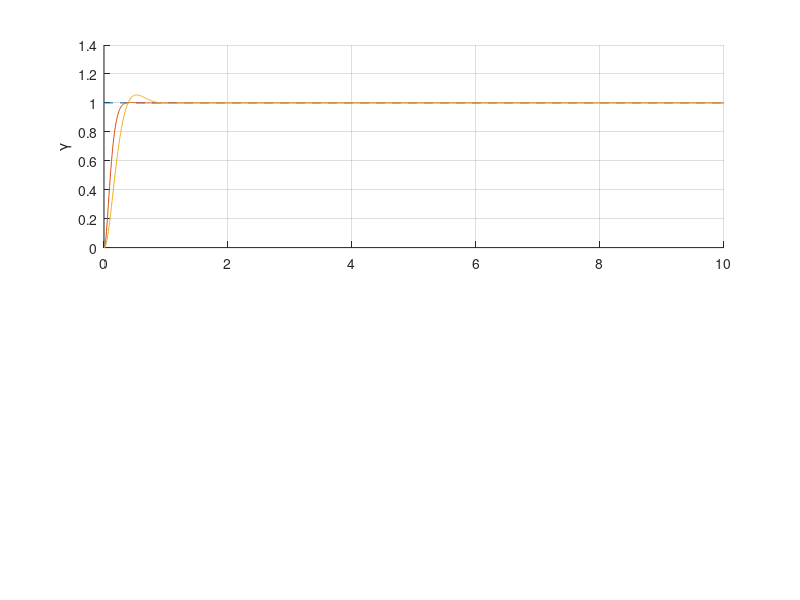

This chart was generated by the following MATLAB code:

clear; clc;

omega_n_mu = 15;
zeta_mu = 0.9;
omega_n_gamma = 8;
zeta_gamma = 0.7;

dt = 0.01;
time = 0:dt:10;

x = zeros(length(time),4);
mu_r = 1;
gamma_r = 1;

for k = 2:length(time)
    
    mu = x(k-1,1);
    gamma = x(k-1,2);
    mu_dot = x(k-1,3);
    gamma_dot = x(k-1,4);
    mu_dot_dot = omega_n_mu * (omega_n_mu * (mu_r - mu) - 2 * zeta_mu * mu_dot);
    gamma_dot_dot = omega_n_gamma * (omega_n_gamma * (gamma_r - gamma) - 2 * zeta_gamma * gamma_dot);
    
    d_x = [mu_dot,gamma_dot,mu_dot_dot,gamma_dot_dot];
    x(k,:) = x(k-1,:) + d_x * dt;
    
end

figure('color','w');
subplot(2,1,1); hold on; grid on;
plot([time(1),time(end)],[mu_r,mu_r],'--')
plot(time',x(:,1))
% ylabel('\mu')
% subplot(2,1,2); hold on; grid on;
% plot([time(1),time(end)],[gamma_cmd,gamma_cmd],'--')
plot(time',x(:,2))
ylabel('\gamma')

